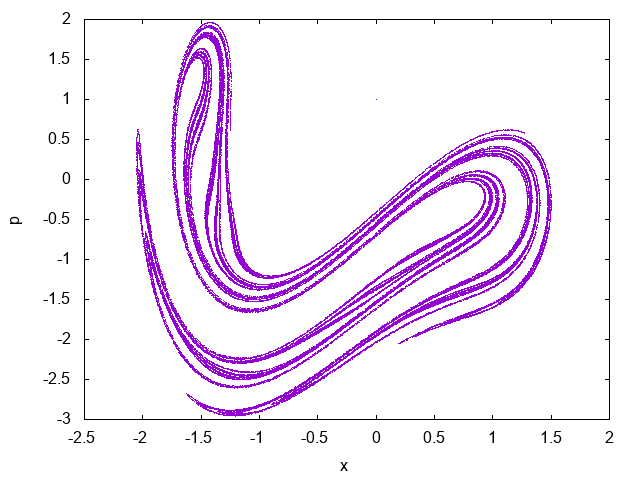

The script that saved this image:
set terminal png
set output "b.png"

set xlabel "x"
set ylabel "p"

plot "b.dat" using 2:3 pt 0 notitle #title "Strange Attractor"